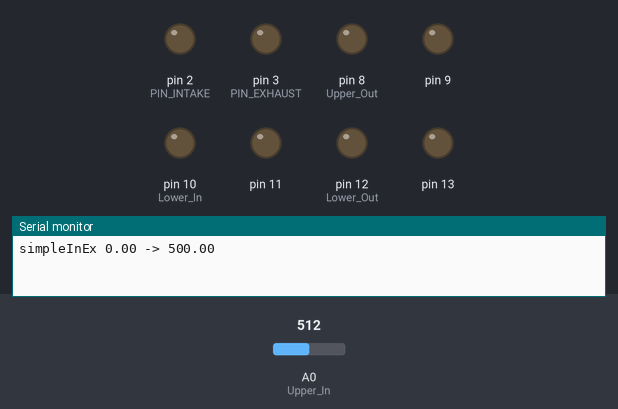
A sketch run on a simulated Arduino Uno, built with avr-gcc and run on an emulated ATmega328P. On the bench: output pins drawn as LEDs (lit = HIGH), the last lines printed to the serial monitor. The test bench sets the inputs (shaded band); at power-on: A0 (Upper_In) = 512.

Above: at 2.8 s.
2.9 s: A0 (Upper_In) set to 52
4.4 s: A0 (Upper_In) set to 44
At 5.6 s:
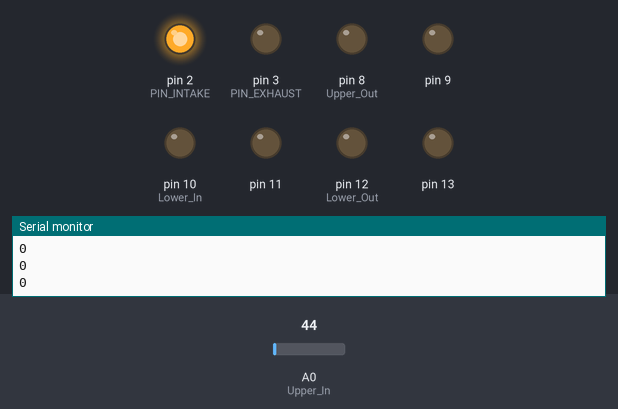
At 7.1 s:
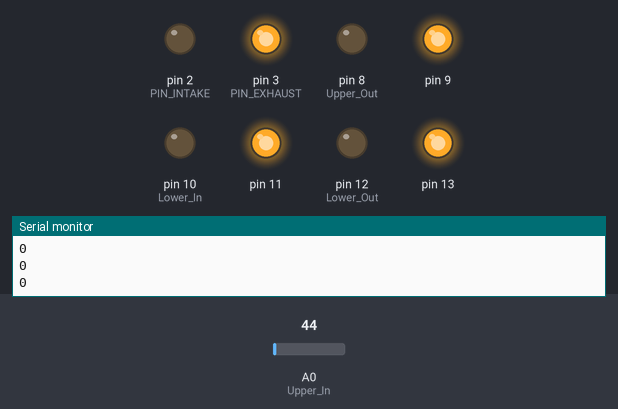
Timing chart, 0 to 8.6 s (numbered marks = the images above; inputs shaded):
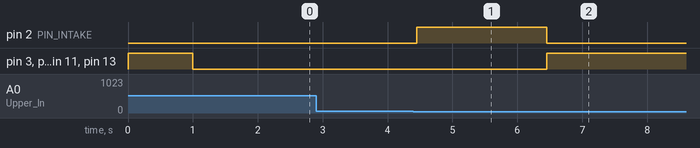

The sketch:

25_01_23_simpleInEx.ino
```cpp
//単に給排気をやってデータを記録するだけ

#include <Arduino.h>
#include <MsTimer2.h>

//1-27最新版

// --------------------------------------------------//
// 吸気圧力はコンプレッサーから指定する
// 500kPa給気のときは，減圧弁を530kPaくらいにしておくと良い（減圧弁の影響をなくすため）

// 初期圧力の設定（この圧力になったら，記録と弁動作が始まる）
#define P_START 0.0f
#define P_END   500.0f
// 初期圧にするためにどれくらい待つか
//250->500なら50msくらい
//100->500なら15msくらい
#define SHORT_DELAY 0

// --------------------------------------------------//

// 記録するミリ秒の設定
#define RECORD_TIME 550

// 使う人工筋の設定
#define PIN_P_SENSOR A0
#define PIN_INTAKE 2
#define PIN_EXHAUST 3

unsigned long stopWatch;
volatile int data[RECORD_TIME+50];
volatile int index = 0;

void pin_init();
float getPressure(int analogPin);

void push(int datam){
  if(index >= RECORD_TIME) {
      MsTimer2::stop();
      //データを全部吐き出す
      for(int i=0; i<index; i++) {
        Serial.println(data[i]);
      }
  }
  data[index++] = datam;
}

// 1msに一回これを回す
void sampling() {
  push((int)getPressure(PIN_P_SENSOR));
}

void setup() {
  pin_init();

  // 実験条件の出力
  Serial.print("simpleInEx ");
  Serial.print(P_START);
  Serial.print(" -> ");
  Serial.println(P_END);

  //所定の圧力にする
  digitalWrite(PIN_INTAKE, HIGH);
  delay(SHORT_DELAY);
  digitalWrite(PIN_INTAKE, LOW);
  while((getPressure(PIN_P_SENSOR) < P_START-1.0f) ||
        (getPressure(PIN_P_SENSOR) > P_START+1.0f)) {
          //Serial.println(getPressure(PIN_P_SENSOR));
        }

  MsTimer2::set(1, sampling);
  MsTimer2::start();

  delay(50);
  if (P_START < P_END) {
    digitalWrite(PIN_INTAKE, HIGH);
  } else {
    digitalWrite(PIN_EXHAUST, HIGH);
  }


  delay(2000);
  digitalWrite(2, LOW);
  digitalWrite(3, HIGH);
  digitalWrite(8, LOW);
  digitalWrite(9, HIGH);
  digitalWrite(10, LOW);
  digitalWrite(11, HIGH);
  digitalWrite(12, LOW);
  digitalWrite(13, HIGH);
}

void loop() {}

void pin_init() {
  // ピンの初期化とシリアルの初期化と残圧の吐き出しをする

  pinMode (A0, INPUT); // Upper In
  pinMode (A1, INPUT); // Upper Out
  pinMode (A2, INPUT); // Lower In
  pinMode (A3, INPUT); // Lower Out

  pinMode (A4, INPUT); // theta1
  pinMode (A5, INPUT); // theta2

  pinMode (2, OUTPUT); // Upper In
  pinMode (3, OUTPUT);
  pinMode (8, OUTPUT); // Upper Out
  pinMode (9, OUTPUT);
  pinMode (10, OUTPUT); // Lower In
  pinMode (11, OUTPUT);
  pinMode (12, OUTPUT); // Lower Out
  pinMode (13, OUTPUT);

  Serial.begin(115200);

  //いちど全部排気してから，閉じる
  digitalWrite(2, LOW);
  digitalWrite(3, HIGH);
  digitalWrite(8, LOW);
  digitalWrite(9, HIGH);
  digitalWrite(10, LOW);
  digitalWrite(11, HIGH);
  digitalWrite(12, LOW);
  digitalWrite(13, HIGH);
  delay(1000);
  digitalWrite(2, LOW);
  digitalWrite(3, LOW);
  digitalWrite(8, LOW);
  digitalWrite(9, LOW);
  digitalWrite(10, LOW);
  digitalWrite(11, LOW);
  digitalWrite(12, LOW);
  digitalWrite(13, LOW);
  delay(1000);
}

float getPressure(int analogPin) {
  // アナログ値を圧力（単位はkPa）に変換する
  int analogValue = analogRead(analogPin);
  float v = (5.0f*(float)analogValue)/1024.0f;
  return max(0.0f, ((v*1034.12)/4.5) - 51.0f);
}
```

Measured:
- the behaviour switches between 47 and 46 on A0 (Upper_In) (found by bisection; images 0 and 1)
- after the input at 2.9 s, every drawn part: stays the same
- after the input at 4.4 s, pin 2 (PIN_INTAKE): LOW → HIGH after 0.05 s, → LOW 2.0 s later; pin 3 (PIN_EXHAUST), pin 9, pin 11, pin 13: LOW → HIGH after 2.1 s
